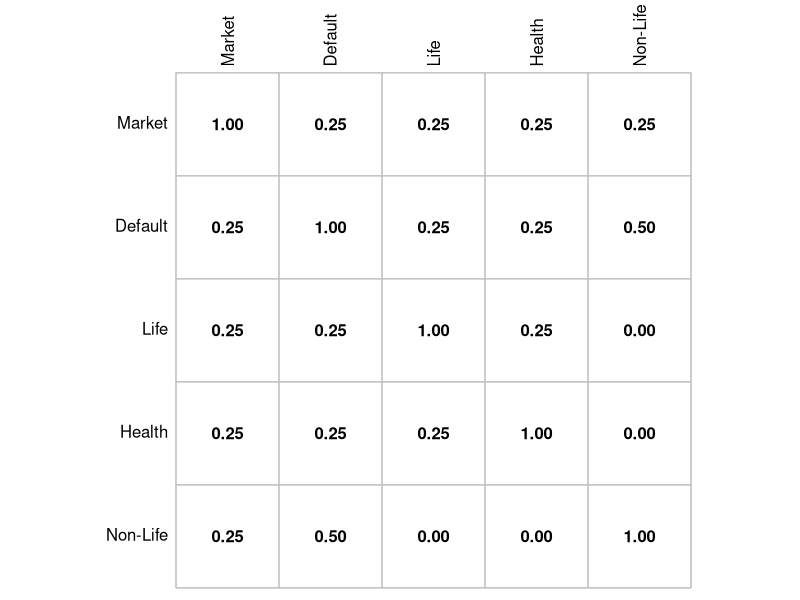
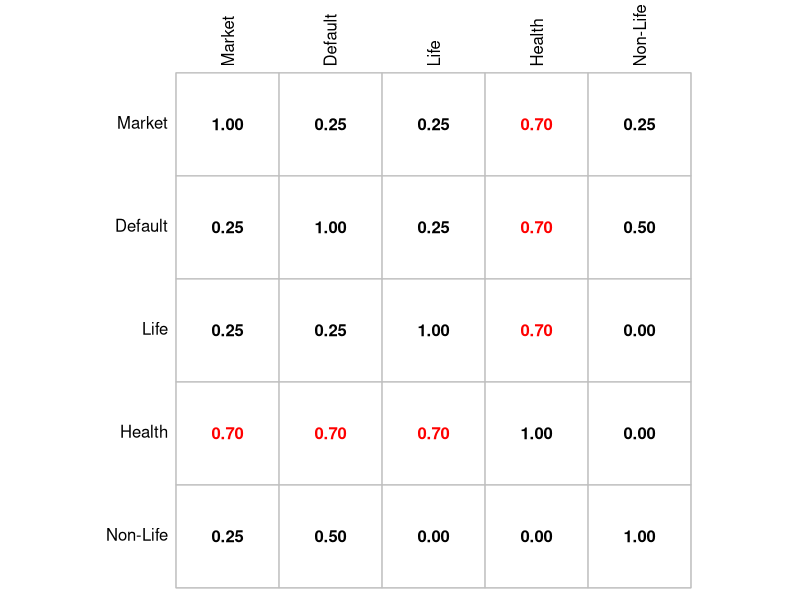
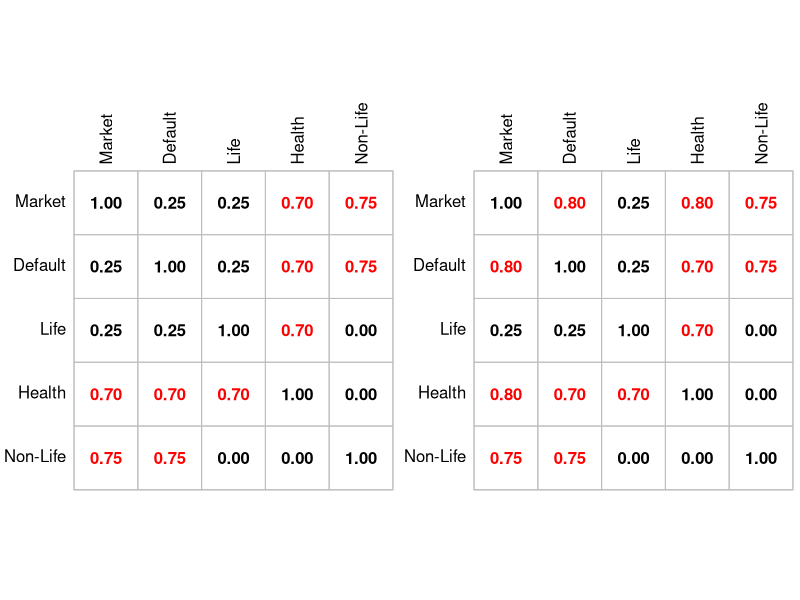

Write R code to recreate these figures, in order.
# Code for Figure 6

library(corrplot)
library(knitr) 
library(kableExtra) 

## Define the Solvency correlation matrix
table_matrix = matrix(c(1, 0.25, 0.25, 0.25, 0.25,
                        0.25, 1, 0.25, 0.25, 0.5,
                        0.25, 0.25, 1, 0.25, 0,
                        0.25, 0.25, 0.25, 1, 0,
                        0.25, 0.5, 0, 0, 1), nrow = 5, byrow = TRUE)

## Create the row and column names
rownames(table_matrix) = c("Market", "Default", "Life", "Health", "Non-Life")
colnames(table_matrix) = c("Market", "Default", "Life", "Health", "Non-Life")

## Display the correlation matrix
corrplot(table_matrix, method = "number", type = "full", tl.col = "black", 
         col = "black", addCoef.col = "black", cl.pos = "n", order = "original")

# Code for Figure 7

## Define the stress-test correlation matrix
stress_matrix = table_matrix
## Modify some off-diagonal values
stress_matrix[4, 1] = 0.7  
stress_matrix[4, 2] = 0.7  
stress_matrix[4, 3] = 0.7  
stress_matrix[1, 4] = 0.7  
stress_matrix[2, 4] = 0.7  
stress_matrix[3, 4] = 0.7  
## Highlight modified values in red
color_matrix = ifelse(stress_matrix < 0.7, "red", "black")
## Display the correlation matrix with modified colors
corrplot(stress_matrix, method = "number", type = "full", tl.col = "black", 
         col = color_matrix, addCoef.col = "black", cl.pos = "n", order = "original")
## Calculate the eigenvalues
eigen_values = eigen(stress_matrix)$values
eigenvalues = t(eigen_values) #transpose of eigenvalues

# Code for Table 1

## Set eigenvalues column names
colnames(eigenvalues) = c("Eigenvalue 1", "Eigenvalue 2", "Eigenvalue 3", 
                          "Eigenvalue 4", "Eigenvalue 5")
## Print eigenvalues table 
kbl(eigenvalues, align="c", booktabs=TRUE, caption="Eigenvalues - stress test 1.") %>%
  kable_classic(full_width = FALSE) %>%
  kableExtra::kable_styling(latex_options ="striped") %>%
  kableExtra::kable_styling(latex_options = "hold_position")

# Check that a 3x3 matrix with reasonable entries is not a correlation matrix

A = matrix(c(1, 0.17, 0.62, 0.17, 1, 0.88, 0.62, 0.88, 1), nrow = 3, byrow = TRUE)
eigen(A)$values

# Figure 8

### FIRST STRESSED MATRIX
rho1=0.75 # new correlation value
## Modify some off-diagonal values
stress_matrix[1, 5] = rho1  
stress_matrix[2, 5] = rho1  
stress_matrix[5, 1] = rho1
stress_matrix[5, 2] = rho1 
## Highlight modified values in red
color_matrix = ifelse(stress_matrix == rho1, "red", "black")
## Display the correlation matrix with modified colors
par(mfrow = c(1, 2), pty="s", font.main=3)
corrplot(stress_matrix, method = "number", type = "full", tl.col = "black", 
         col = color_matrix, addCoef.col = "black", cl.pos = "n", order = "original")

## Calculate eigenvalues to check that at least one of them is negative
eigen(stress_matrix)$values

### SECOND STRESSED MATRIX
stress_matrix2 = stress_matrix # second correlation matrix
rho2=0.80 # new correlation value
## Modify some off-diagonal values
stress_matrix2[1, 2] = rho2
stress_matrix2[1, 4] = rho2
stress_matrix2[2, 1] = rho2
stress_matrix2[4, 1] = rho2  
## Highlight modified values in red
color_matrix = ifelse(stress_matrix2 < rho2, "red", "black")
## Display the correlation matrix with modified colors
corrplot(stress_matrix2, method = "number", type = "full", tl.col = "black", 
         col = color_matrix, addCoef.col = "black", cl.pos = "n", order = "original")
## Calculate eigenvalues to check that at least one of them is negative
eigen(stress_matrix2)$values
